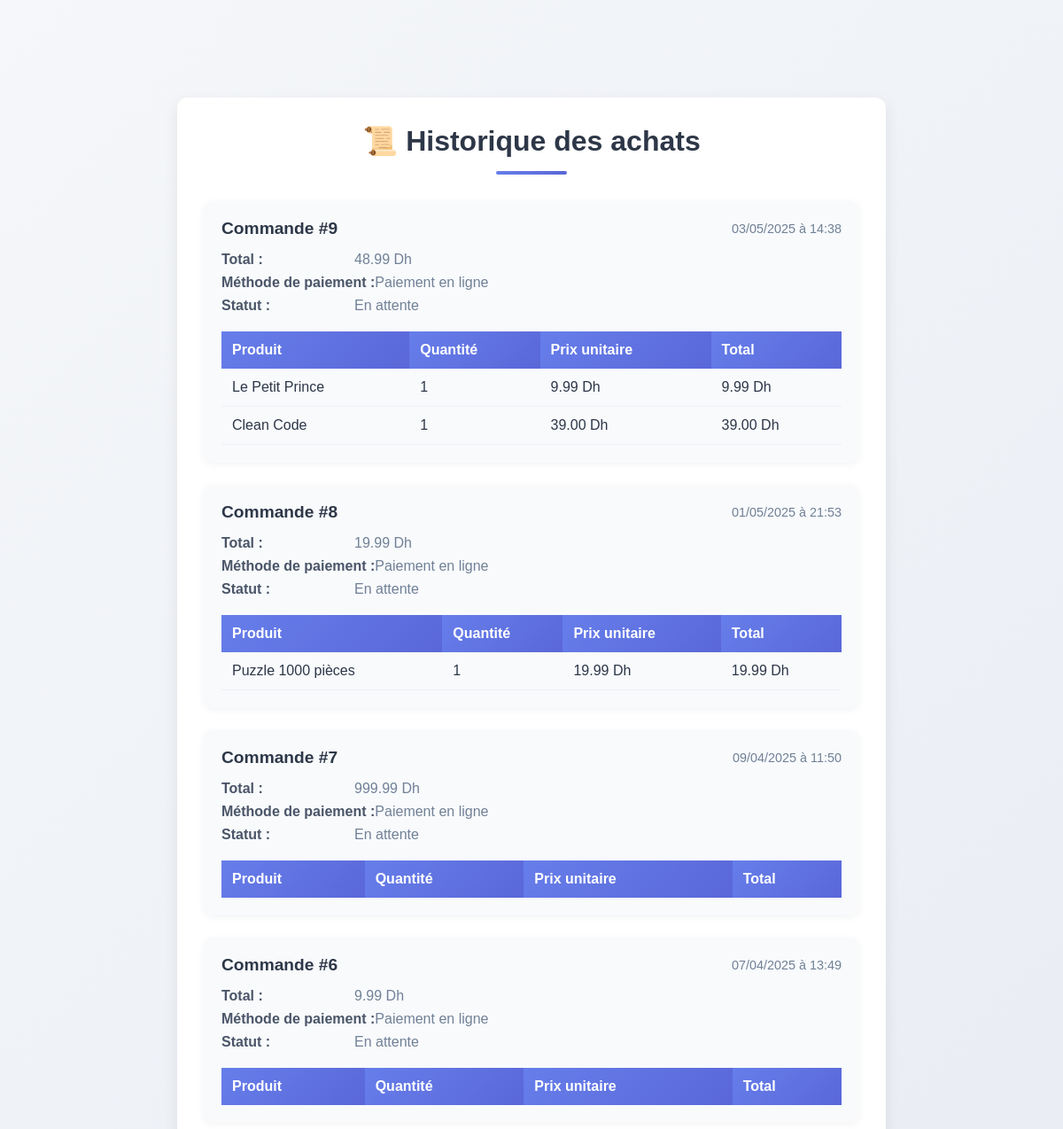
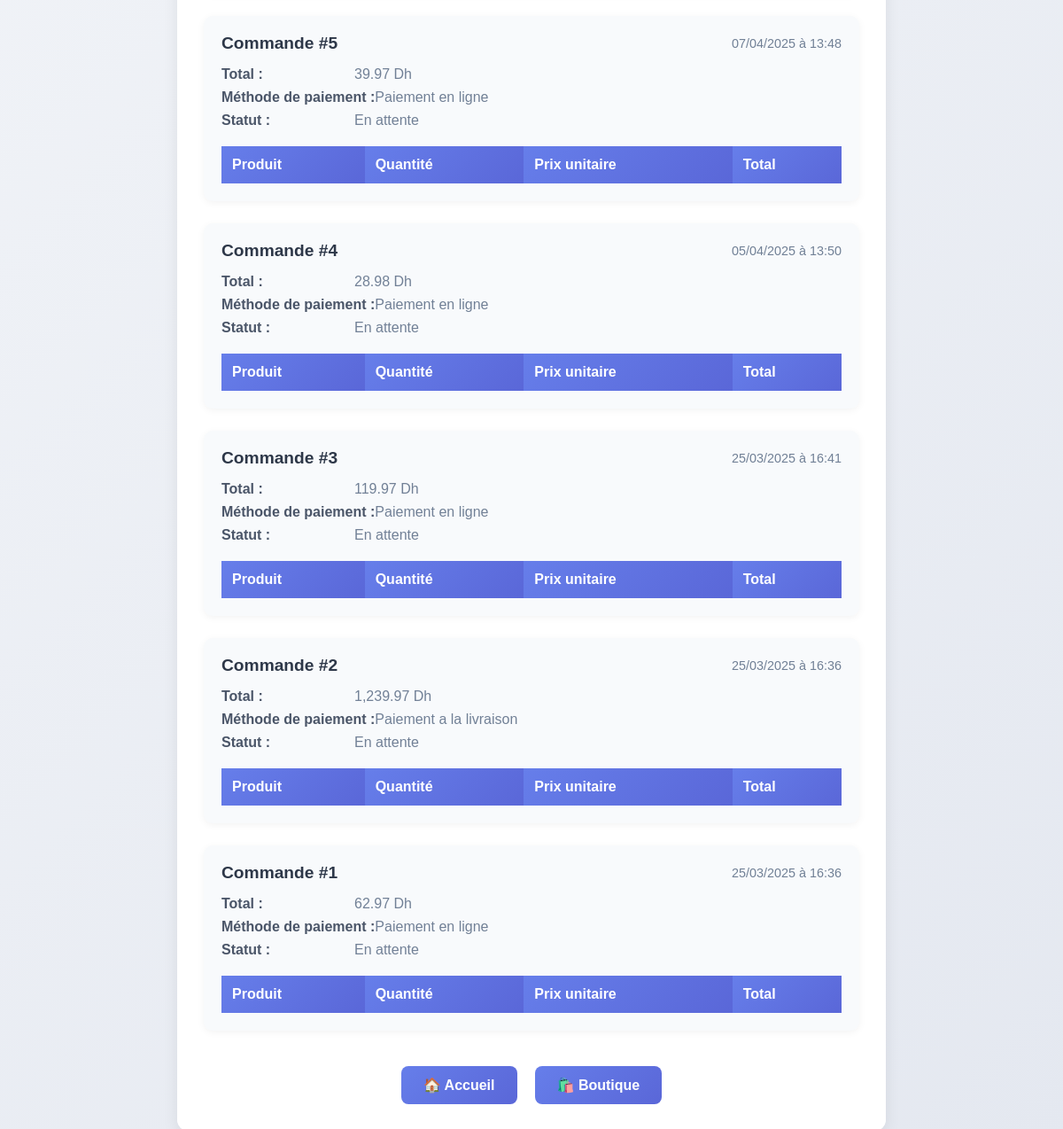
The app's page /views/order_history.php (signed in) with its own data (2 pictures, top to bottom).
### tables this page shows
CREATE TABLE `orders` (
  `id` int(11) NOT NULL,
  `user_id` int(11) DEFAULT NULL,
  `total_price` decimal(10,2) NOT NULL,
  `status` enum('en attente','expédiée','livrée') DEFAULT 'en attente',
  `created_at` timestamp NOT NULL DEFAULT current_timestamp(),
  `payment_method` varchar(100) NOT NULL,
  `user_order_number` int(11) NOT NULL DEFAULT 1
);

CREATE TABLE `order_items` (
  `id` int(11) NOT NULL,
  `order_id` int(11) DEFAULT NULL,
  `product_id` int(11) DEFAULT NULL,
  `quantity` int(11) NOT NULL,
  `price` decimal(10,2) NOT NULL
);

CREATE TABLE `products` (
  `id` int(11) NOT NULL,
  `name` varchar(255) NOT NULL,
  `description` text DEFAULT NULL,
  `price` decimal(10,2) NOT NULL,
  `category` varchar(100) DEFAULT NULL,
  `image` varchar(255) DEFAULT NULL,
  `stock` int(11) DEFAULT 0,
  `created_at` timestamp NOT NULL DEFAULT current_timestamp()
);

### views/order_history.php (the view, shortened to what this page needs)
<?php
require_once '../db/connection.php';
$userId = $_SESSION['user']['id'];
$stmt = $conn->prepare("
    SELECT id, user_order_number, total_price, payment_method, status, created_at
    FROM orders
    WHERE user_id = ?
    GROUP BY id, user_order_number, total_price, payment_method, status, created_at
    ORDER BY created_at DESC
");
$stmt->bind_param("i", $userId);
$stmt->execute();
$orders = $stmt->get_result()->fetch_all(MYSQLI_ASSOC);
?>
<!DOCTYPE html>
<html lang="fr">
<head>
</head>
<body>
    <div class="container">
        <h1>📜 Historique des achats</h1>
        <?php if (empty($orders)): ?>
            <p class="empty-message">Aucune commande passée pour le moment.</p>
        <?php else: ?>
            <?php foreach ($orders as $order): ?>
                <div class="order">
                    <div class="order-header">
                        <h2 class="order-title">Commande #<?= htmlspecialchars($order['user_order_number']) ?></h2>
                        <span class="order-meta"><?= date('d/m/Y à H:i', strtotime($order['created_at'])) ?></span>
                    </div>
                    <div class="order-details">
                        <div class="detail-row">
                            <span class="detail-label">Total :</span>
                            <span class="detail-value"><?= number_format($order['total_price'], 2) ?> Dh</span>
                        </div>
                        <div class="detail-row">
                            <span class="detail-label">Méthode de paiement :</span>
                            <span class="detail-value"><?= ucfirst(str_replace('_', ' ', $order['payment_method'])) ?></span>
                        </div>
                        <div class="detail-row">
                            <span class="detail-label">Statut :</span>
                            <span class="detail-value"><?= ucfirst($order['status']) ?></span>
                        </div>
                    </div>
                    <?php
                    $stmt_items = $conn->prepare("
                        SELECT oi.*, p.name FROM order_items oi
                        JOIN products p ON oi.product_id = p.id
                        WHERE oi.order_id = ?
                    ");
                    $stmt_items->bind_param("i", $order['id']);
                    $stmt_items->execute();
                    $items = $stmt_items->get_result()->fetch_all(MYSQLI_ASSOC);
                    ?>
                    <table class="products-table">
                        <thead>
                            <tr>
                                <th>Produit</th>
                                <th>Quantité</th>
                                <th>Prix unitaire</th>
                                <th>Total</th>
                            </tr>
                        </thead>
                        <tbody>
                            <?php foreach ($items as $item): ?>
                                <tr>
                                    <td><?= htmlspecialchars($item['name']) ?></td>
                                    <td><?= $item['quantity'] ?></td>
                                    <td><?= number_format($item['price'], 2) ?> Dh</td>
                                    <td><?= number_format($item['quantity'] * $item['price'], 2) ?> Dh</td>
                                </tr>
                            <?php endforeach; ?>
                        </tbody>
                    </table>
                </div>
            <?php endforeach; ?>
        <?php endif; ?>
        <div class="action-buttons">
            <a href="home.php" class="btn btn-primary">🏠 Accueil</a>
            <a href="product_list.php" class="btn btn-primary">🛍️ Boutique</a>

### views/order_history.php (style rules this page uses)
* { margin: 0; padding: 0; box-sizing: border-box; }
body { font-family: Arial, sans-serif; background: linear-gradient(135deg, #f5f7fa, #e4e8f0); min-height: 100vh; padding-top: 80px; color: #2d3748; }
.container { background: white; padding: 30px; border-radius: 12px; box-shadow: 0 6px 18px rgba(0, 0, 0, 0.08); max-width: 800px; margin: 30px auto; }
h1 { text-align: center; color: #2d3748; margin-bottom: 30px; font-size: 2rem; position: relative; }
h1::after { content: ''; display: block; width: 80px; height: 4px; background: linear-gradient(to right, #667eea, #5a67d8); margin: 15px auto 0; border-radius: 2px; }
.order { background: #f8fafc; padding: 20px; margin-bottom: 25px; border-radius: 10px; box-shadow: 0 2px 8px rgba(0, 0, 0, 0.05); }
.order-header { display: flex; justify-content: space-between; align-items: center; margin-bottom: 15px; flex-wrap: wrap; gap: 10px; }
.order-title { font-size: 1.2rem; color: #2d3748; font-weight: 600; }
.order-meta { color: #718096; font-size: 0.9rem; }
.order-details { margin-top: 15px; }
.detail-row { display: flex; margin-bottom: 8px; }
.detail-label { font-weight: 600; color: #4a5568; min-width: 150px; }
.detail-value { color: #718096; }
.products-table { width: 100%; border-collapse: collapse; margin-top: 20px; }
.products-table th { background: linear-gradient(135deg, #667eea, #5a67d8); color: white; padding: 12px; text-align: left; }
.products-table td { padding: 12px; border-bottom: 1px solid #edf2f7; }
.products-table tr:nth-child(even) { background: #f8fafc; }
.action-buttons { display: flex; justify-content: center; gap: 20px; margin-top: 40px; flex-wrap: wrap; }
.btn { padding: 12px 25px; border-radius: 8px; font-weight: 600; text-decoration: none; transition: all 0.3s ease; text-align: center; }
.btn-primary { background: linear-gradient(135deg, #667eea, #5a67d8); color: white; }

### records on screen
orders: user_order_number "9", created_at "03/05/2025 à 14:38", total_price "48.99", payment_method "Paiement en ligne", status "En attente"
order_items: product.name "Le Petit Prince", quantity "1", price "9.99", $item['quantity']*$item['price'] "9.99"
order_items: product.name "Clean Code", quantity "1", price "39.00", $item['quantity']*$item['price'] "39.00"
orders: user_order_number "8", created_at "01/05/2025 à 21:53", total_price "19.99", payment_method "Paiement en ligne", status "En attente"
order_items: product.name "Puzzle 1000 pièces", quantity "1", price "19.99", $item['quantity']*$item['price'] "19.99"
orders: user_order_number "7", created_at "09/04/2025 à 11:50", total_price "999.99", payment_method "Paiement en ligne", status "En attente"
orders: user_order_number "6", created_at "07/04/2025 à 13:49", total_price "9.99", payment_method "Paiement en ligne", status "En attente"
orders: user_order_number "5", created_at "07/04/2025 à 13:48", total_price "39.97", payment_method "Paiement en ligne", status "En attente"
orders: user_order_number "4", created_at "05/04/2025 à 13:50", total_price "28.98", payment_method "Paiement en ligne", status "En attente"
orders: user_order_number "3", created_at "25/03/2025 à 16:41", total_price "119.97", payment_method "Paiement en ligne", status "En attente"
orders: user_order_number "2", created_at "25/03/2025 à 16:36", total_price "1,239.97", payment_method "Paiement a la livraison", status "En attente"
orders: user_order_number "1", created_at "25/03/2025 à 16:36", total_price "62.97", payment_method "Paiement en ligne", status "En attente"
